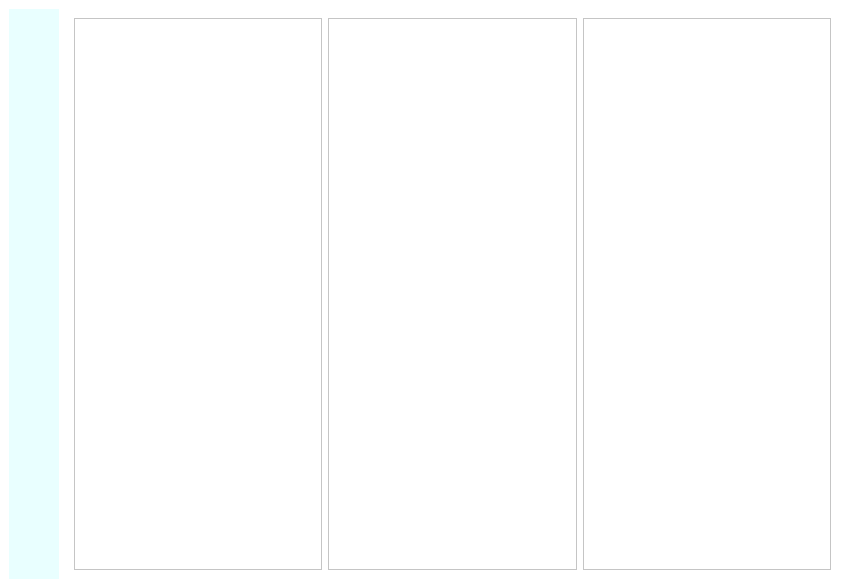
<?xml version="1.0" encoding="UTF-8"?>
<ui version="4.0">
 <class>MainWindow</class>
 <widget class="QMainWindow" name="MainWindow">
  <property name="geometry">
   <rect>
    <x>0</x>
    <y>0</y>
    <width>849</width>
    <height>588</height>
   </rect>
  </property>
  <property name="windowTitle">
   <string>MainWindow</string>
  </property>
  <property name="styleSheet">
   <string notr="true">background-color: rgb(255, 255, 255);</string>
  </property>
  <widget class="QWidget" name="centralwidget">
   <layout class="QGridLayout" name="gridLayout">
    <item row="0" column="0">
     <widget class="QWidget" name="widget" native="true">
      <property name="maximumSize">
       <size>
        <width>100</width>
        <height>16777215</height>
       </size>
      </property>
      <property name="styleSheet">
       <string notr="true">background-color:rgb(233, 255, 255);
border-color: rgb(152, 255, 255);</string>
      </property>
      <layout class="QVBoxLayout" name="verticalLayout">
       <item>
        <widget class="QPushButton" name="b0">
         <property name="styleSheet">
          <string notr="true">border: 2 rgb(0, 170, 255);</string>
         </property>
         <property name="text">
          <string/>
         </property>
         <property name="icon">
          <iconset>
           <normaloff>../img/joystick.png</normaloff>../img/joystick.png</iconset>
         </property>
         <property name="iconSize">
          <size>
           <width>50</width>
           <height>50</height>
          </size>
         </property>
        </widget>
       </item>
       <item>
        <widget class="QPushButton" name="b1">
         <property name="styleSheet">
          <string notr="true">border: 2 rgb(0, 170, 255);</string>
         </property>
         <property name="text">
          <string/>
         </property>
         <property name="icon">
          <iconset>
           <normaloff>../img/cpu.png</normaloff>../img/cpu.png</iconset>
         </property>
         <property name="iconSize">
          <size>
           <width>50</width>
           <height>50</height>
          </size>
         </property>
        </widget>
       </item>
       <item>
        <widget class="QPushButton" name="b2">
         <property name="styleSheet">
          <string notr="true">border: 2 rgb(0, 170, 255);</string>
         </property>
         <property name="text">
          <string/>
         </property>
         <property name="icon">
          <iconset>
           <normaloff>../img/magnifier.png</normaloff>../img/magnifier.png</iconset>
         </property>
         <property name="iconSize">
          <size>
           <width>50</width>
           <height>50</height>
          </size>
         </property>
        </widget>
       </item>
      </layout>
     </widget>
    </item>
    <item row="0" column="1">
     <widget class="QWidget" name="widget_2" native="true">
      <property name="styleSheet">
       <string notr="true">background-color: rgb(255, 255, 255);
border-color: rgb(255, 255, 255);</string>
      </property>
      <layout class="QHBoxLayout" name="horizontalLayout">
       <item>
        <widget class="QListWidget" name="listWidget"/>
       </item>
       <item>
        <widget class="QListWidget" name="listWidget_2"/>
       </item>
       <item>
        <widget class="QListWidget" name="listWidget_3"/>
       </item>
      </layout>
     </widget>
    </item>
   </layout>
  </widget>
 </widget>
 <resources/>
 <connections/>
</ui>
